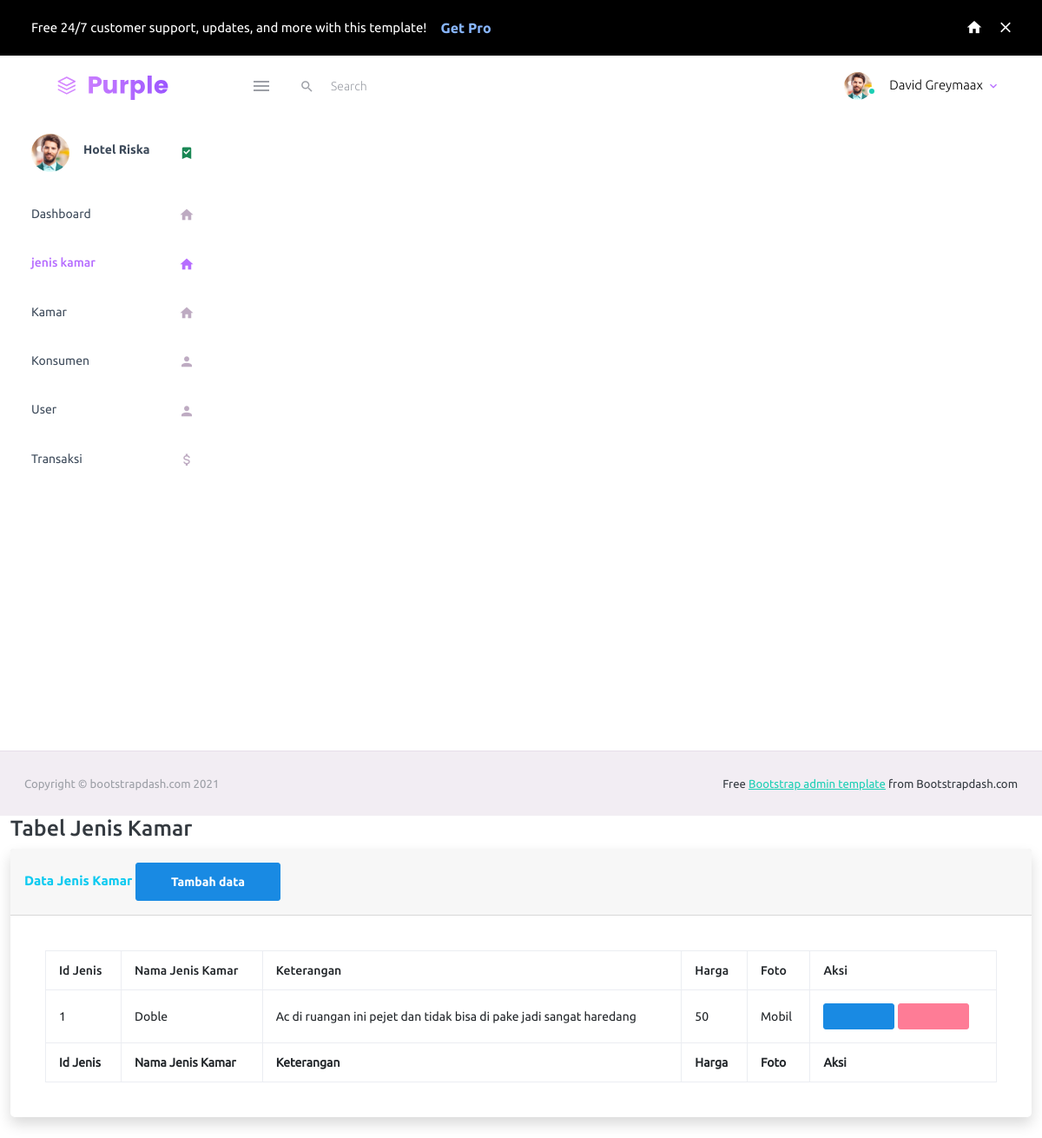
The app's page /latihan_riska/index.php/jk with its own data.
### tables this page shows
CREATE TABLE `tbl_jenis_kamar` (
  `id_jenis` int(11) NOT NULL,
  `nama_jenis_kamar` varchar(100) NOT NULL,
  `keterangan` text NOT NULL,
  `harga` int(11) NOT NULL,
  `foto` varchar(100) NOT NULL
);

### latihan_riska/application/controllers/Jk.php (called while the page is built, shortened)
<?php
class Jk extends CI_Controller
{
    function index()
    {
        $data['tbl_jenis_kamar'] = $this->M_jk->SemuaData();
        $this->load->view('partial_admin/header');
        $this->load->view('partial_admin/navigasi');
        $this->load->view('partial_admin/footer');
        $this->load->view('content_admin/jenis_kamar',$data);
    }
}

### latihan_riska/index.php (called while the page is built, shortened)
<?php
require_once BASEPATH.'core/CodeIgniter.php';

### latihan_riska/application/models/M_jk.php (called while the page is built, shortened)
<?php
class M_jk extends CI_Model
{
    function SemuaData()
    {
        return $this->db->get('tbl_jenis_kamar')->result_array();
    }
}

### latihan_riska/application/views/content_admin/jenis_kamar.php (the view, shortened to what this page needs)
<div class="container-fluid">
    <h1 class="h3 mb-2 text-gray-800">
        Tabel Jenis Kamar
    </h1>
    <div class="card shadow mb-4">
        <div class="card-header py-3">
            <h6 class="m-0 font-weight-bold text-info">Data Jenis Kamar
                <a href="<?= base_url('index.php/jk/tambah_data_jenis_kamar') ?>">
                    <button class="btn btn-info">Tambah data</button>
                </a>
            </h6>
        </div>
        <div class="card-body">
            <div class="table-responsive">
                <table class="table table-bordered" id="dataTable" width="100%" cellspacing="0">
                    <thead>
                        <tr>
                            <th>Id Jenis</th>
                            <th>Nama Jenis Kamar</th>
                            <th>Keterangan</th>
                            <th>Harga</th>
                            <th>Foto</th>
                            <th>Aksi</th>
                        </tr>
                    </thead>
                    <tfoot>
                        <tr>
                            <th>Id Jenis</th>
                            <th>Nama Jenis Kamar</th>
                            <th>Keterangan</th>
                            <th>Harga</th>
                            <th>Foto</th>
                            <th>Aksi</th>
                        </tr>
                    </tfoot>
                    <tbody>
                        <?php
                        $no = 1;
                        foreach ($tbl_jenis_kamar as $tjk) :
                        ?>
                            <tr>
                                <td><?php echo $no++; ?></td>
                                <td><?php echo $tjk["nama_jenis_kamar"] ?></td>
                                <td><?php echo $tjk["keterangan"] ?></td>
                                <td><?php echo $tjk["harga"] ?></td>
                                <td><?php echo $tjk["foto"] ?></td>
                                <td>
                                    <a href="<?= base_url('index.php/jenis_kamar/update_data_jk/') ?><?php echo $tjk['id_jenis'] ?>" class="btn btn-info btn-circle">
                                    </a>
                                    <a href="<?= base_url('index.php/jenis_kamar/hapus_data_jk/') ?><?php echo $tjk['id_jenis'] ?>" class="btn btn-danger btn-circle">
                                    </a>
                                </td>
                            </tr>
                        <?php endforeach; ?>
                    </tbody>
                </table>
            </div>
        </div>
    </div>

### records on screen
tbl_jenis_kamar: nama_jenis_kamar "Doble", keterangan "Ac di ruangan ini pejet dan tidak bisa di pake jadi sangat haredang", harga "50", foto "Mobil"
